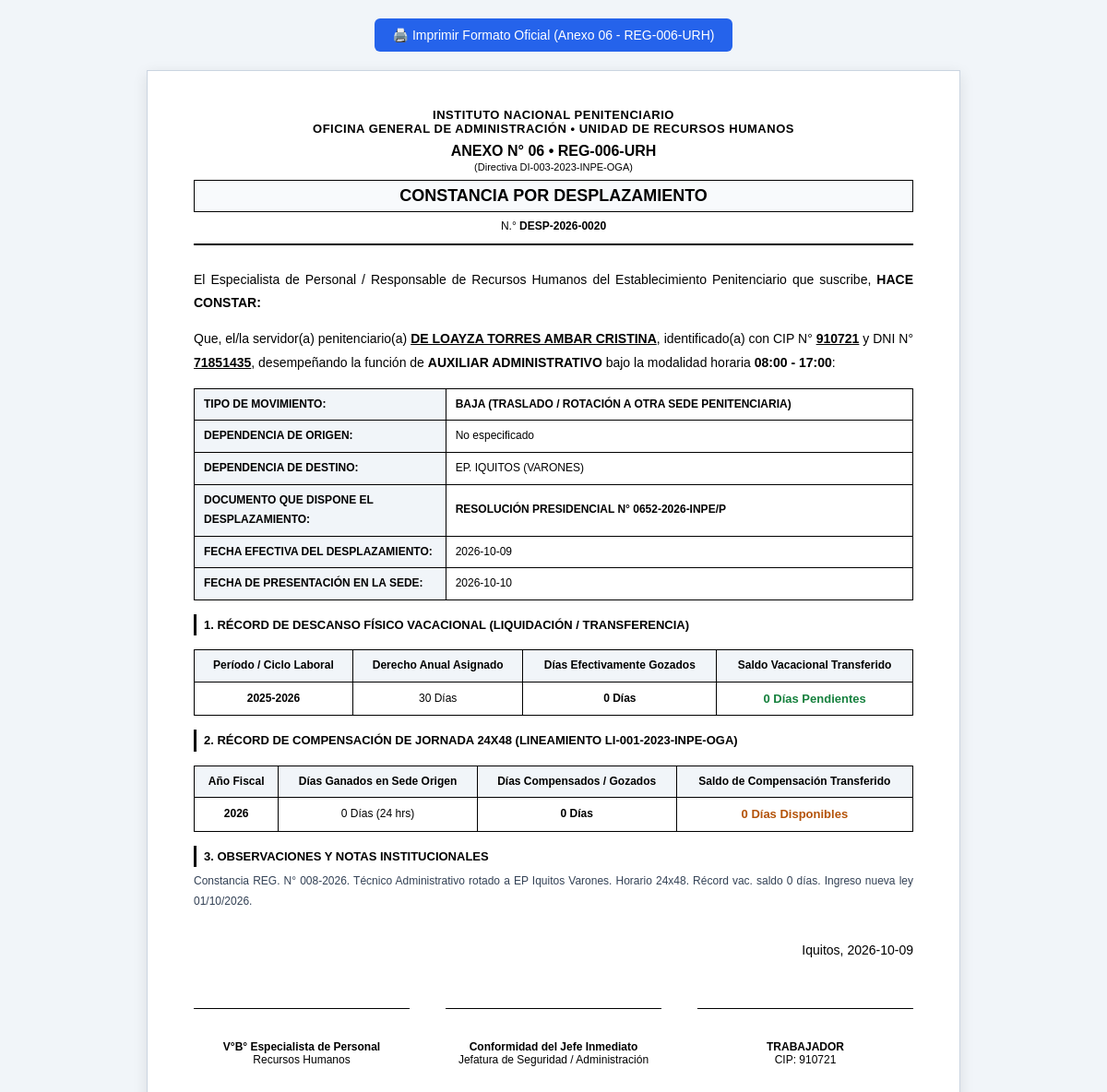
Before: /desplazamientos/constancia/20 with the older database file.
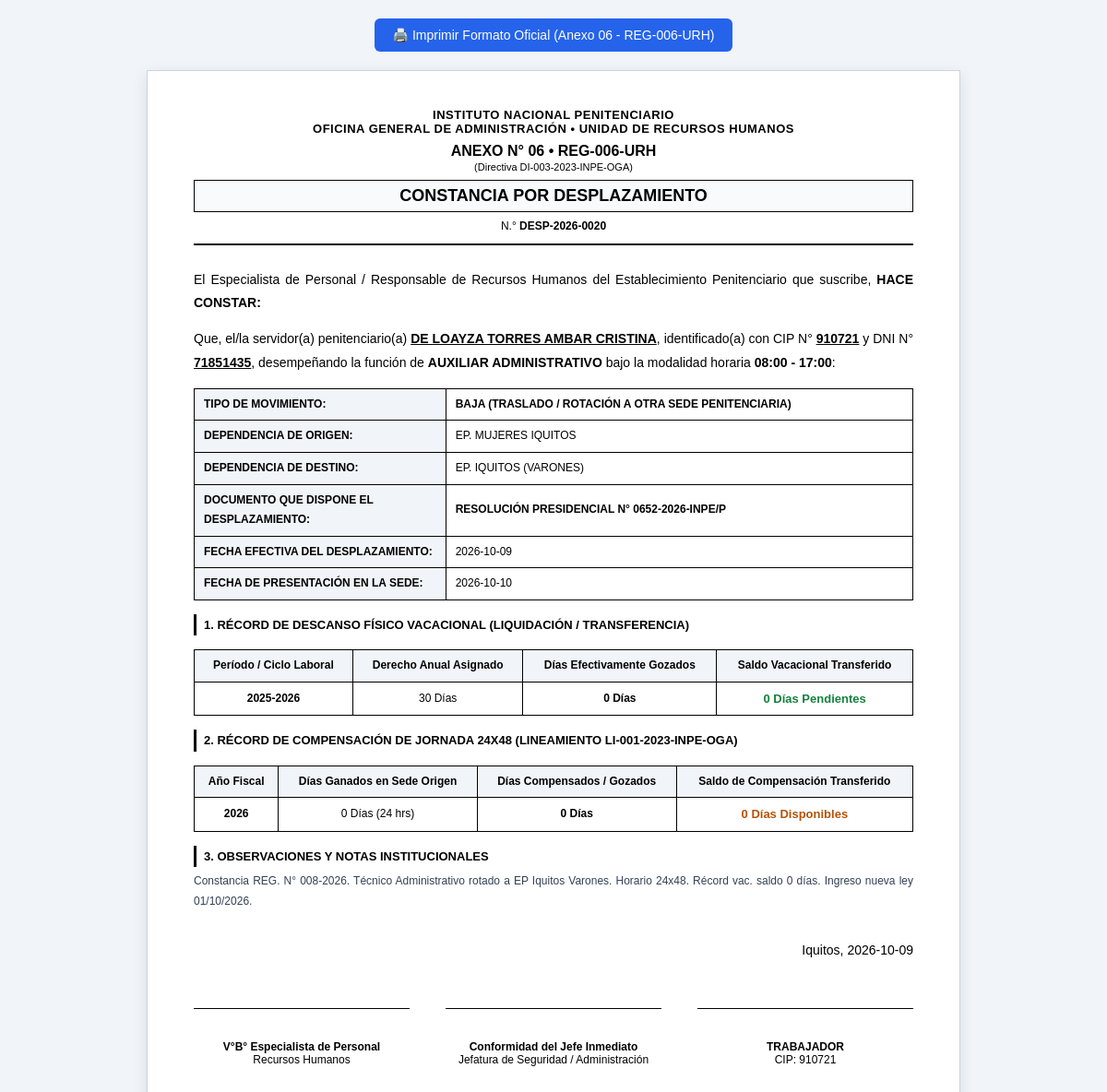
After: the same page with the newer database file.
### tables this page shows
CREATE TABLE desplazamientos_personal (
            id_desplazamiento INTEGER PRIMARY KEY AUTOINCREMENT,
            id_empleado INTEGER NOT NULL,
            tipo_movimiento TEXT NOT NULL CHECK(tipo_movimiento IN ('ALTA_RECEPCION', 'BAJA_SALIDA')),
            
            id_establecimiento_origen INTEGER,
            id_establecimiento_destino INTEGER,
            nombre_origen_ext TEXT,
            nombre_destino_ext TEXT,
            
            fecha_desplazamiento DATE NOT NULL,
            fecha_presentacion_eepp DATE,
            documento_oficial TEXT NOT NULL,
            
            -- Récord Vacacional transferido (Año 2026 / Período)
            vacaciones_periodo TEXT DEFAULT '2025-2026',
            vacaciones_gozadas_origen INTEGER DEFAULT 0,
            vacaciones_saldo_origen INTEGER DEFAULT 30,
            
            -- Récord de Compensación 24x48 (Año Fiscal 2026)
            comp_anio_fiscal INTEGER DEFAULT 2026,
            comp_ganadas_origen INTEGER DEFAULT 0,
            comp_gozadas_origen INTEGER DEFAULT 0,
            comp_saldo_origen INTEGER DEFAULT 0,
            
            observaciones TEXT,
            estado TEXT DEFAULT 'REGISTRADO',
            created_at TIMESTAMP DEFAULT CURRENT_TIMESTAMP, numero_constancia_oficial VARCHAR(100),
            FOREIGN KEY (id_empleado) REFERENCES empleados(id_empleado)
        );

### app/modules/desplazamientos/router.py (the view)
@router.get("/constancia/{id_desplazamiento}", response_class=HTMLResponse)
async def ver_constancia_anexo6(request: Request, id_desplazamiento: int):
    desp = DesplazamientoRepository.obtener_desplazamiento_detalle(id_desplazamiento)
    if not desp:
        return HTMLResponse("Registro de desplazamiento no encontrado", status_code=404)
    return templates.TemplateResponse(
        request=request,
        name="desplazamientos/constancia_anexo6.html",
        context={
            "desp": desp
        }
    )

### app/templates/desplazamientos/constancia_anexo6.html (shortened to what the changed rows need)
<!DOCTYPE html>
<html lang="es">
<head>
</head>
<body>
    <div class="sheet">
        <div class="header">
            <h2>CONSTANCIA POR DESPLAZAMIENTO</h2>
            <div style="font-size: 12px; margin-top: 4px;">N.° <strong>DESP-2026-{{ "%04d"|format(desp.id_desplazamiento) }}</strong></div>
        </div>
        <div class="body-text">
            <p>
                El Especialista de Personal / Responsable de Recursos Humanos del Establecimiento Penitenciario que suscribe,
                <strong>HACE CONSTAR:</strong>
            </p>
            <p>
                Que, el/la servidor(a) penitenciario(a) <span class="highlight">{{ desp.apellidos_nombres }}</span>,
                identificado(a) con CIP N° <span class="highlight">{{ desp.codigo_servidor }}</span> y DNI N° <span class="highlight">{{ desp.dni }}</span>,
                desempeñando la función de <strong>{{ desp.cargo_funcion or 'Agente de Seguridad' }}</strong>
                bajo la modalidad horaria <strong>{{ desp.horario_laboral or '24 x 48' }}</strong>:
            </p>
            <table class="info-grid">
                <tr>
                    <th style="width: 35%;">TIPO DE MOVIMIENTO:</th>
                </tr>
                <tr>
                    <th>DEPENDENCIA DE ORIGEN:</th>
                    <td>{{ desp.establecimiento_origen }}</td>
                </tr>
                <tr>
                    <th>DEPENDENCIA DE DESTINO:</th>
                    <td>{{ desp.establecimiento_destino }}</td>
                </tr>
                <tr>
                    <th>DOCUMENTO QUE DISPONE EL DESPLAZAMIENTO:</th>
                    <td><strong>{{ desp.documento_oficial }}</strong></td>
                </tr>
                <tr>
                    <th>FECHA EFECTIVA DEL DESPLAZAMIENTO:</th>
                    <td>{{ desp.fecha_desplazamiento }}</td>
                </tr>
                <tr>
                    <th>FECHA DE PRESENTACIÓN EN LA SEDE:</th>
                    <td>{{ desp.fecha_presentacion_eepp or desp.fecha_desplazamiento }}</td>
                </tr>
            </table>
            <div class="section-title">1. Récord de Descanso Físico Vacacional (Liquidación / Transferencia)</div>
            <table class="info-grid">
                <thead>
                    <tr>
                        <th style="text-align: center;">Período / Ciclo Laboral</th>
                        <th style="text-align: center;">Derecho Anual Asignado</th>
                        <th style="text-align: center;">Días Efectivamente Gozados</th>
                        <th style="text-align: center;">Saldo Vacacional Transferido</th>
                    </tr>
                </thead>
                <tbody>
                    <tr style="text-align: center;">
                        <td style="font-weight: bold;">{{ desp.vacaciones_periodo or '2025-2026' }}</td>
                        <td>30 Días</td>
                        <td><strong>{{ desp.vacaciones_gozadas_origen }} Días</strong></td>
                        <td style="font-weight: bold; font-size: 13px; color: #15803d;">{{ desp.vacaciones_saldo_origen }} Días Pendientes</td>
                    </tr>
                </tbody>
            </table>
            <div class="section-title">2. Récord de Compensación de Jornada 24x48 (Lineamiento LI-001-2023-INPE-OGA)</div>
            <table class="info-grid">
                <thead>
                    <tr>
                        <th style="text-align: center;">Año Fiscal</th>
                        <th style="text-align: center;">Días Ganados en Sede Origen</th>
                        <th style="text-align: center;">Días Compensados / Gozados</th>
                        <th style="text-align: center;">Saldo de Compensación Transferido</th>
                    </tr>
                </thead>
                <tbody>
                    <tr style="text-align: center;">
                        <td style="font-weight: bold;">{{ desp.comp_anio_fiscal or '2026' }}</td>
                        <td>{{ desp.comp_ganadas_origen }} Días (24 hrs)</td>
                        <td><strong>{{ desp.comp_gozadas_origen }} Días</strong></td>
                        <td style="font-weight: bold; font-size: 13px; color: #b45309;">{{ desp.comp_saldo_origen }} Días Disponibles</td>
                    </tr>
                </tbody>
            </table>
            <div class="section-title">3. Observaciones y Notas Institucionales</div>
            <p style="font-size: 12px; margin-top: 4px; color: #334155;">
                {{ desp.observaciones or 'Se emite la presente constancia conforme al numeral 6.4 de la Directiva DI-003-2023-INPE-OGA para los fines pertinentes en el legajo personal del servidor y cómputo de asistencia en la dependencia de destino.' }}
            </p>
            <p style="text-align: right; margin-top: 30px;">
                Iquitos, {{ desp.fecha_desplazamiento }}
            </p>
        </div>
    </div>
</body>
</html>

Changed rows visible on the page:
changed desplazamientos_personal "EP. IQUITOS (VARONES)": establecimiento_origen (not shown) → "EP. MUJERES IQUITOS"
Other visible differences:
{{ desp.establecimiento_origen }}: "No especificado" → (not shown)
